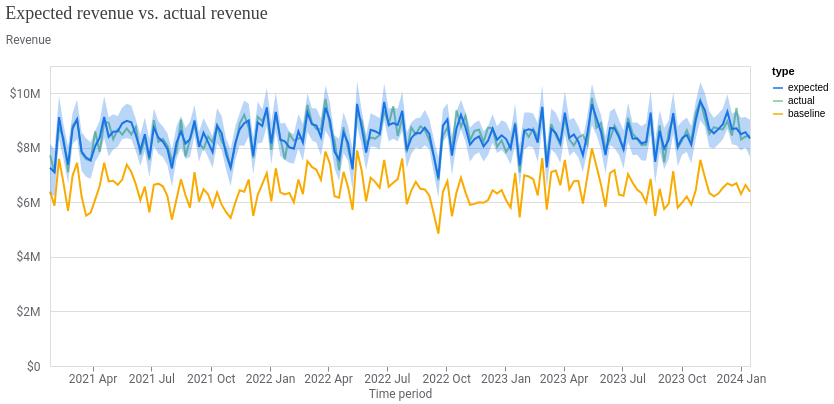

Notebook cell for this chart:
### Markdown cell above
2\. Assess the model's fit by comparing the expected sales against the actual sales.

### Code cell
model_fit = visualizer.ModelFit(mmm)
model_fit.plot_model_fit()

### Figure 1 — Vega-Lite specification as saved in the notebook (floating-point values rounded to 4 significant figures; data arrays with more than 128 entries replaced by an {"elided": "..."} marker saying what was removed)
{"config": {"view": {"continuousWidth": 300, "continuousHeight": 300}, "axis": {"labelColor": "#5F6368", "labelFont": "Roboto", "labelFontSize": 12, "titleColor": "#5F6368", "titleFont": "Roboto", "titleFontSize": 12, "titleFontWeight": "normal"}}, "layer": [{"mark": {"type": "line"}, "encoding": {"color": {"field": "type", "scale": {"domain": ["expected", "actual", "baseline"], "range": ["#1A73E8", "#81C995", "#F9AB00"]}, "type": "nominal"}, "x": {"axis": {"domainColor": "#DADCE0", "format": "%Y %b", "grid": false, "tickCount": 8}, "field": "time", "title": "Time period", "type": "temporal"}, "y": {"axis": {"domain": false, "labelExpr": "(datum.value < 0 ? '-' : '') + '$' + replace(format(abs(datum.value), '.3~s'), 'G', 'B')", "labelPadding": 10, "tickCount": 5, "ticks": false, "titleAlign": "left", "titleAngle": 0, "titleY": -20}, "field": "mean", "title": "Revenue", "type": "quantitative"}}}, {"mark": {"type": "rule", "opacity": 0}, "encoding": {"opacity": {"condition": {"param": "param_1", "value": 0.3, "empty": false}, "value": 0}, "tooltip": [{"field": "time", "title": "Time period", "type": "temporal"}, {"field": "expected", "format": ",.0f", "title": "Expected", "type": "quantitative"}, {"field": "actual", "format": ",.0f", "title": "Actual", "type": "quantitative"}, {"field": "baseline", "format": ",.0f", "title": "Baseline", "type": "quantitative"}], "x": {"field": "time", "type": "temporal"}}, "name": "view_1", "transform": [{"pivot": "type", "value": "mean", "groupby": ["time"]}]}, {"mark": {"type": "circle", "filled": false, "size": 36}, "encoding": {"color": {"field": "type", "legend": null, "scale": {"domain": ["expected", "actual", "baseline"], "range": ["#1A73E8", "#81C995", "#F9AB00"]}, "type": "nominal"}, "opacity": {"condition": {"param": "param_1", "value": 1, "empty": false}, "value": 0}, "x": {"field": "time", "type": "temporal"}, "y": {"field": "mean", "type": "quantitative"}}}, {"mark": {"type": "area", "opacity": 0.3}, "encoding": {"color": {"field": "type", "legend": null, "scale": {"domain": ["expected"], "range": ["#1A73E8"]}, "type": "nominal"}, "x": {"field": "time", "type": "temporal"}, "y": {"field": "ci_hi", "type": "quantitative"}, "y2": {"field": "ci_lo"}}}], "data": {"name": "data-b5b446054c3d3786d3a4c0b7aaac6c6f"}, "params": [{"name": "param_1", "select": {"type": "point", "clear": "pointerout", "fields": ["time"], "nearest": true, "on": "pointerover"}, "views": ["view_1"]}], "resolve": {"scale": {"color": "independent"}}, "title": {"text": "Expected revenue vs. actual revenue", "anchor": "start", "color": "#3C4043", "font": "Google Sans Display", "fontSize": 18, "fontWeight": "normal", "offset": 10}, "width": 700, "$schema": "https://vega.github.io/schema/vega-lite/v5.20.1.json", "datasets": {"data-b5b446054c3d3786d3a4c0b7aaac6c6f": {"elided": "468 records"}}}
